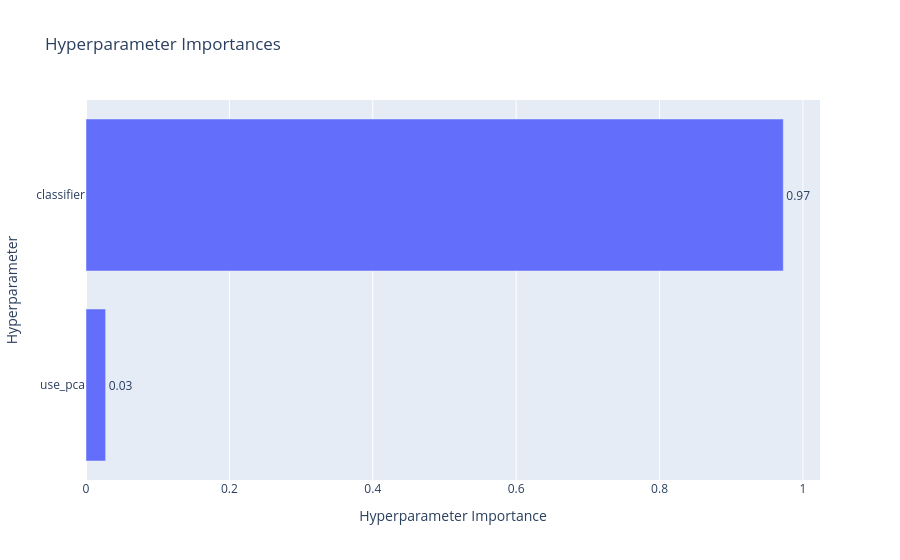

The cell this chart's notebook holds for it:
### Markdown cell above
### 2. Importancia de los Hiperparámetros

Este gráfico analiza estadísticamente qué parámetros impactaron de forma más significativa en el rendimiento final del modelo.
 

*Si la elección del 'classifier' (algoritmo) tiene una barra larga, significa que cambiar de un algoritmo a otro hizo una diferencia drástica en el rendimiento.*

### Code cell
# Generamos el gráfico de importancia relativa de cada hiperparámetro
plot_param_importances(study)

### Figure 1 — Plotly figure (JSON) as saved in the notebook; plotly's stock layout.template omitted (floating-point values rounded to 4 significant figures)
{"data": [{"cliponaxis": false, "hovertemplate": ["use_pca (CategoricalDistribution): 0.02739121106445736<extra></extra>", "classifier (CategoricalDistribution): 0.9726087889355427<extra></extra>"], "name": "Objective Value", "orientation": "h", "text": ["0.03", "0.97"], "textposition": "outside", "type": "bar", "x": [0.02739, 0.9726], "y": ["use_pca", "classifier"]}], "layout": {"title": {"text": "Hyperparameter Importances"}, "xaxis": {"title": {"text": "Hyperparameter Importance"}}, "yaxis": {"title": {"text": "Hyperparameter"}}}}
